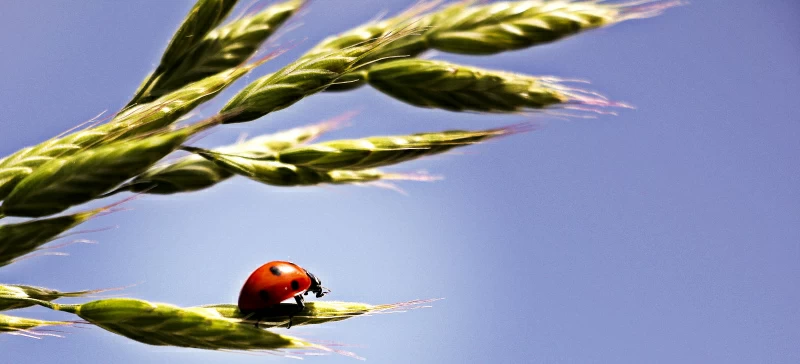
#> input picture Matematyka konkretna/2/15.webp, 800 x 364 px
$ python Zad2.py
#> lines starting #> are read from the running program, lines starting #| are printed output that depends on the picture
import numpy as np
import matplotlib.pyplot as plt
import cv2
image = cv2.imread('15.webp')
#> image is the input picture: shape (364, 800, 3); mean B, G, R 165.3, 145.7, 140

U_row, S_row, Vt_row = np.linalg.svd(image, full_matrices=False)
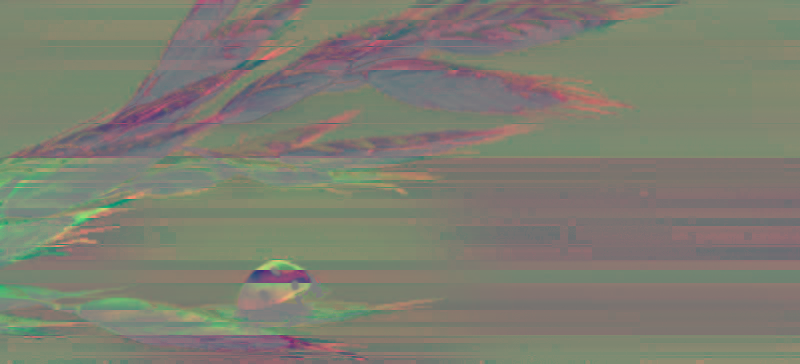
#> U_row: shape (364, 800, 3) float64; mean B, G, R -0.0333, -7.37e-05, -0.00051; drawn with min black and max white
#> S_row = 364 rows, first 8: [7727.5, 818.8, 132.6], [7886.5, 843.2, 129.3], [8042.8, 916.6, 135.6], [8173.2, 976, 145.3], [8319.2, 1013.9, 152.7], [8438.6, 1058.6, 159.8], [8501.6, 1099.5, 169.6], [8506.2, 1140.7, 173.7]
U_col, S_col, Vt_col = np.linalg.svd(image.T, full_matrices=False)


U_row_flat = U_row.reshape(-1, U_row.shape[-1])
U_col_flat = U_col.reshape(-1, U_col.shape[-1])
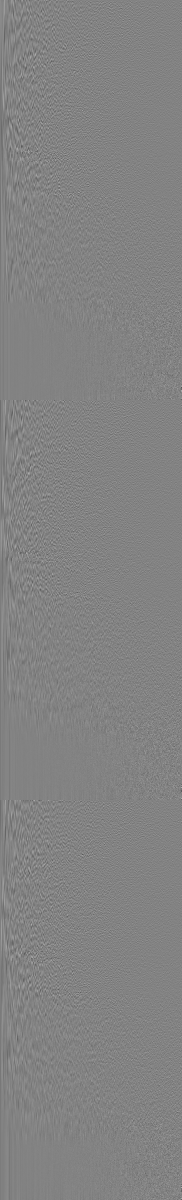
#> U_col_flat: shape (2400, 364) float64 (shown at 1/2 size); min -0.406, max 0.385, mean -9.5e-05; drawn with min black and max white

corr_matrix_row = np.corrcoef(U_row_flat, rowvar=False)
#> corr_matrix_row = [[1, -0.00578, -0.04], [-0.00578, 1, -3.01e-05], [-0.04, -3.01e-05, 1]]
corr_matrix_col = np.corrcoef(U_col_flat, rowvar=False)
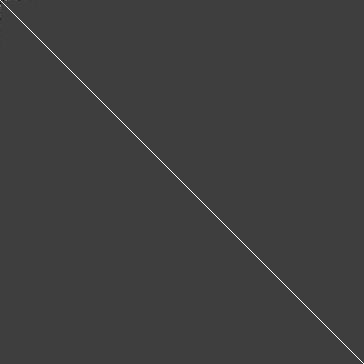
#> corr_matrix_col: shape (364, 364) float64; min -0.322, max 1, mean 0.00275; drawn with min black and max white

plt.figure(figsize=(10, 5))

plt.subplot(1, 2, 1)
plt.title('wiersze')
plt.imshow(corr_matrix_row, cmap='viridis', aspect='auto')
plt.colorbar()

plt.subplot(1, 2, 2)
plt.title('kolumny')
plt.imshow(corr_matrix_col, cmap='viridis', aspect='auto')
plt.colorbar()

plt.tight_layout()
plt.show()
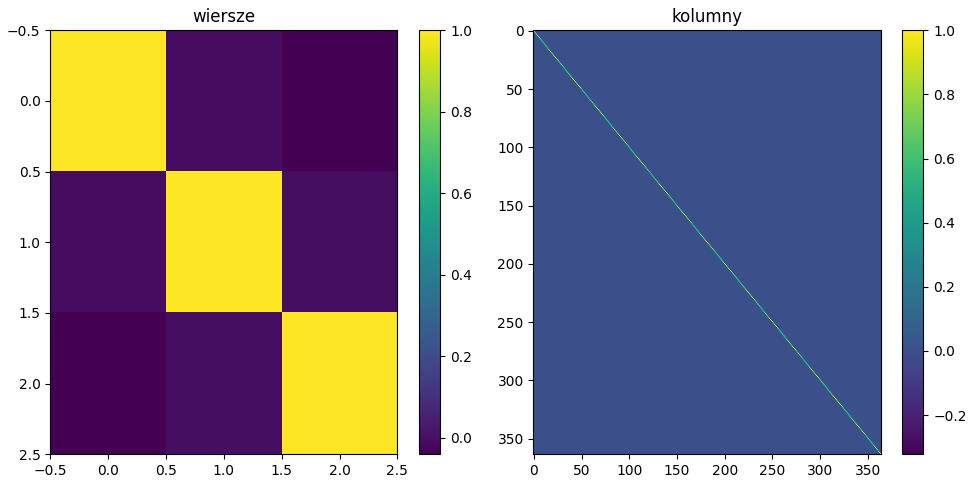
#> figure drawn by matplotlib, 4 panels
